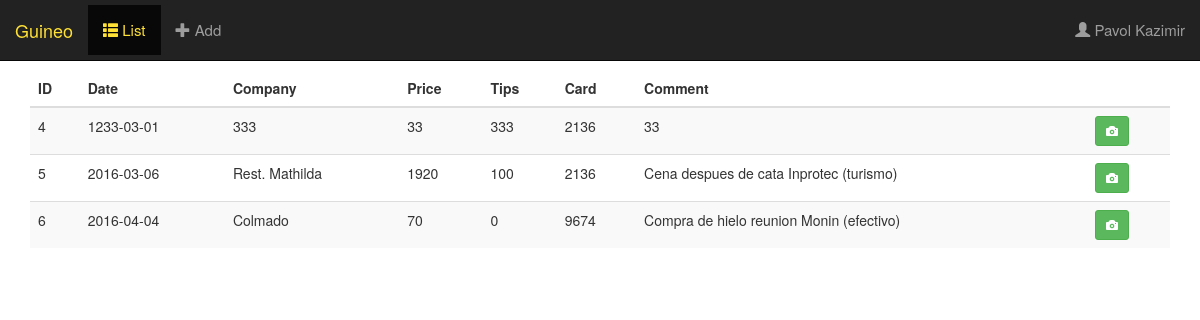
Before: / with the older database file.
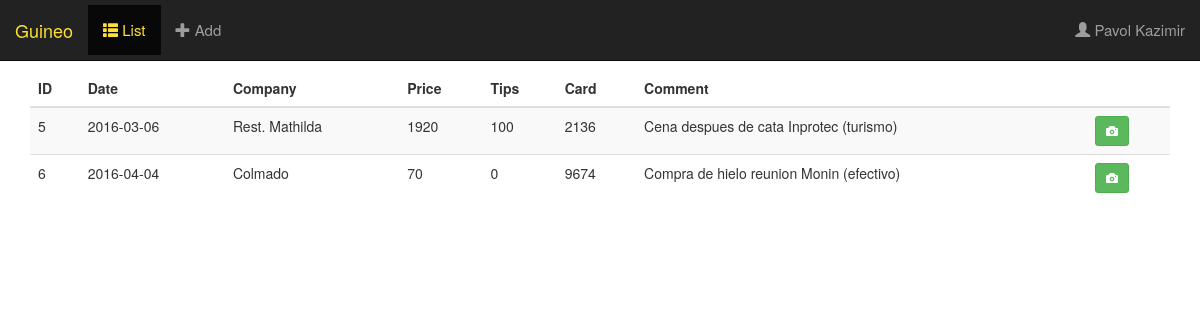
After: the same page with the newer database file.
### tables this page shows
CREATE TABLE `factura` (
  `fact_id` int(11) NOT NULL AUTO_INCREMENT,
  `date` date DEFAULT NULL,
  `company` varchar(20) NOT NULL DEFAULT '',
  `price` float NOT NULL,
  `tip` float DEFAULT NULL,
  `card` int(11) NOT NULL,
  `comment` text,
  `owner` int(11) NOT NULL,
  PRIMARY KEY (`fact_id`)
);

### application/controllers/main.php (called while the page is built, shortened)
<?php
class Main extends CI_Controller {
	public function index()
	{
        $this->load->model('Factura_model');
        $data['fact_list'] = $this->Factura_model->get_facturas();
        $data['screen'] = 'list';
		$this->load->view('template', $data);
    }
}
?>

### index.php (called while the page is built, shortened)
<?php
require_once BASEPATH.'core/CodeIgniter.php';

### application/models/factura_model.php (called while the page is built, shortened)
<?php
class Factura_model extends CI_Model {
    function get_facturas()
    {
        $query = $this->db->get('factura');
        return $query->result_array();
    }
}
?>

### application/views/list.php (the view)
<table class="table table-striped" align="center">
<thead class="thead">
<tr>
    <th>ID</td>
    <th>Date</td>
    <th>Company</td>
    <th>Price</td>
    <th class=" hidden-xs hidden-sm">Tips</td>
    <th class=" hidden-xs hidden-sm">Card</td>
    <th>Comment</td>
    <th>&nbsp;</td>
</tr>
</thead>
<?php foreach ($fact_list as $row): ?>
    <tr>
        <td><?php echo $row['fact_id']; ?></td>
        <td><?php echo $row['date']; ?></td>
        <td><?php echo $row['company']; ?></td>
        <td><?php echo $row['price']; ?></td>
        <td class="hidden-xs hidden-sm"><?php echo $row['tip']; ?></td>
        <td class="hidden-xs hidden-sm"><?php echo $row['card']; ?></td>
        <td><?php echo $row['comment']; ?></td>
        <td><a href="uploads/<?php echo $row['fact_id']; ?>.pdf" class="btn btn-sm btn-success" target="_blank"><span class="glyphicon glyphicon-camera"></span></a></td>
    </tr>
<?php endforeach; ?>
</table>

### application/views/template.php (shortened to what this page needs)
<!DOCTYPE html>
<html lang="en">
        <?php $this->load->view('header'); ?>
<body>
<nav class="navbar navbar-inverse navbar-fixed-top">
  <div class="container-fluid">
    <div class="navbar-header">
        <span class="navbar-brand">Guineo</span>
    </div>
    <div class="collapse navbar-collapse" id="myNavbar">
        <ul class="nav navbar-nav">
            <li <?php if ($screen=='list') echo 'class="active active-color"'; ?>><a href="/guineo"><span class="glyphicon glyphicon-th-list"></span> List</a></li>
            <li <?php if ($screen=='add') echo 'class="active active-color"'; ?>><a href="/guineo/add"><span class="glyphicon glyphicon-plus"></span> Add</a></li>
        </ul>
        <ul class="nav navbar-nav navbar-right hidden-xs hidden-sm">
          <li><a><span class="glyphicon glyphicon-user"></span> Pavol Kazimir</a></li>
        </ul>
    </div>
  </div>
</nav>
<div class="container">
  <div class="row">
    <div class="col-sm-12">
        <?php $this->load->view($screen); ?>
    </div>
  </div>
</div>
</body>
</html>

### application/views/header.php (shortened to what this page needs)
<link rel="stylesheet" href="css/main.css" type="text/css">
    <link href="css/bootstrap.min.css" rel="stylesheet" media="screen">

### css/main.css (style rules this page uses)
* { -webkit-box-sizing: border-box; -moz-box-sizing: border-box; box-sizing: border-box; }
body { padding-top: 70px; }
.navbar { padding-top: 5px; padding-bottom: 5px; border: 0; border-radius: 0; margin-bottom: 0; font-size: 15px; }
.active-color a { color: #FFE135 !important; }
.navbar-brand { color: #FFE135 !important; }

Changed rows visible on the page:
removed factura: fact_id "4", date "1233-03-01", company "333", price "33", tip "333", card "2136", comment "33"
